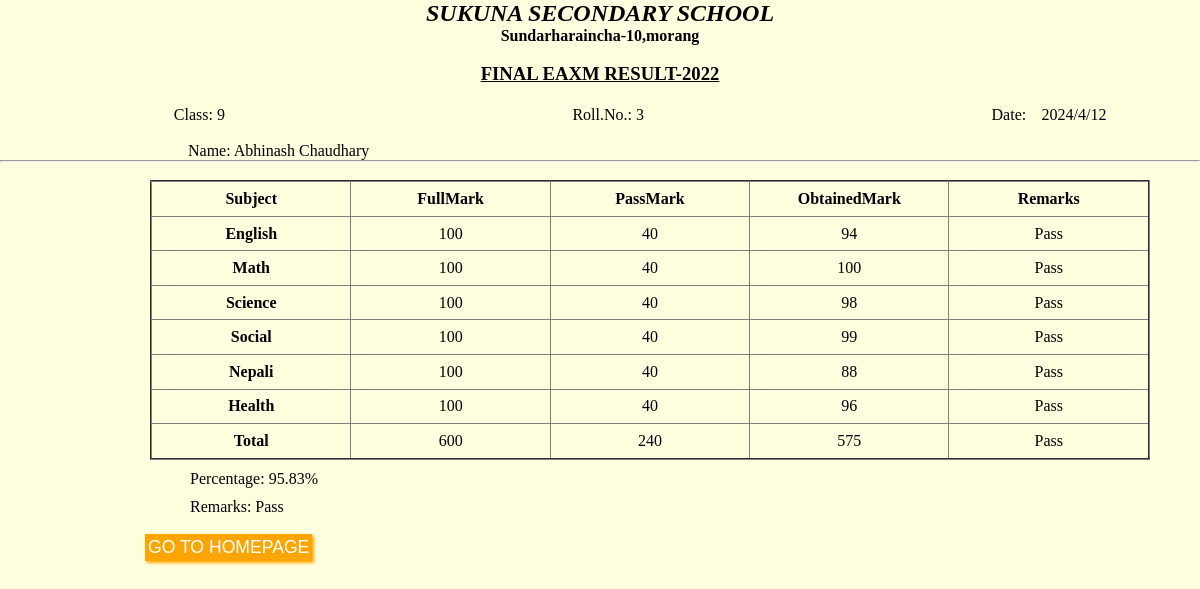
Screenshot of /resultDetails/3 with the database file from the repository.
### STUDENT_RESULT/models.py (models this page shows, shortened)
class studentModel(models.Model):
    student_Name = models.CharField(max_length = 20)
    engMark = models.IntegerField(
        validators=[
            MaxValueValidator(100),
            MinValueValidator(0)
        ]
    )
    mathMark = models.IntegerField(
        validators=[
            MaxValueValidator(100),
            MinValueValidator(0)
        ])
    sciMark = models.IntegerField(
        validators=[
            MaxValueValidator(100),
            MinValueValidator(0)
        ])
    socMark = models.IntegerField(
        validators=[
            MaxValueValidator(100),
            MinValueValidator(0)
        ])
    nepMark = models.IntegerField(
        validators=[
            MaxValueValidator(100),
            MinValueValidator(0)
        ])
    heaMark = models.IntegerField(
        validators=[
            MaxValueValidator(100),
            MinValueValidator(0)
        ])
    def total(self):
        return f"{self.engMark + self.mathMark + self.sciMark + self.socMark + self.nepMark + self.heaMark}"
    def percent(self):
        return f"{'%.2f' % (((self.engMark + self.mathMark + self.sciMark + self.socMark + self.nepMark + self.heaMark)/600)*100)}"
    def Remarks(self):
        if(self.engMark >= 40 and self.mathMark >= 40 and self.sciMark >= 40 and self.socMark >= 40 and self.nepMark >= 40 and self.heaMark >= 40):
            return "Pass"
        else:
            return "Fail"
    def engRemarks(self):
        if(self.engMark >= 40):
            return "Pass"
        else:
            return "Fail"
    def mathRemarks(self):
        if(self.mathMark >= 40):
            return "Pass"
        else:
            return "Fail"
    def sciRemarks(self):
        if(self.sciMark >= 40):
            return "Pass"
        else:
            return "Fail"
    def socRemarks(self):
        if(self.socMark >= 40):
            return "Pass"
        else:
            return "Fail"
    def nepRemarks(self):
        if(self.nepMark >= 40):
            return "Pass"
        else:
            return "Fail"
    def heaRemarks(self):
        if(self.heaMark >= 40):
            return "Pass"
        else:
            return "Fail"

### STUDENT_RESULT/views.py (the view)
# urls.py: path('resultDetails/<int:id>',views.resultDetails, name = 'resultDetails'),
def resultDetails(request,id):
    model = studentModel.objects.filter(id = id)
    return render(request,'resultDetails.html',{'model': model})

### templates/resultDetails.html (shortened to what this page needs)
<!DOCTYPE html>
<html lang="en">
<head>
</head>
<body>
    <p class="h"><b><i>SUKUNA SECONDARY SCHOOL</i></b></p>
    <p><b> Sundarharaincha-10,morang</b></p>
    <br>
    <h3>FINAL EAXM RESULT-2022</h3>
    <div id="wrapper">
        <span>Class: 9</span> {% for mark in model %}
        <span>Roll.No.: {{mark.id}}</span> {% endfor %}
        <span>Date: <p id="demo"></p></span>
    </div>
    {% for mark in model %}
    <span id="name">Name: {{mark.student_Name}}</span> {% endfor %}
    <br>
    <hr>
    <br>
    <table id="resultDetails" border="2px solid black">
        <tr>
            <th>Subject</th>
            <th>FullMark</th>
            <th>PassMark</th>
            <th>ObtainedMark</th>
            <th>Remarks</th>
        </tr>
        <tr>
            <th>English</th>
            <td>100</td>
            <td>40</td>
            {% for mark in model %}
            <td>{{mark.engMark}}</td>
            <td>{{mark.engRemarks}}</td>
            {% endfor %}
        </tr>
        <tr>
            <th>Math</th>
            <td>100</td>
            <td>40</td>
            {% for mark in model %}
            <td>{{mark.mathMark}}</td>
            <td>{{mark.mathRemarks}}</td>
            {% endfor %}
        </tr>
        <tr>
            <th>Science</th>
            <td>100</td>
            <td>40</td>
            {% for mark in model %}
            <td>{{mark.sciMark}}</td>
            <td>{{mark.sciRemarks}}</td>
            {% endfor %}
        </tr>
        <tr>
            <th>Social</th>
            <td>100</td>
            <td>40</td>
            {% for mark in model %}
            <td>{{mark.socMark}}</td>
            <td>{{mark.socRemarks}}</td>
            {% endfor %}
        </tr>
        <tr>
            <th>Nepali</th>
            <td>100</td>
            <td>40</td>
            {% for mark in model %}
            <td>{{mark.nepMark}}</td>
            <td>{{mark.nepRemarks}}</td>
            {% endfor %}
        </tr>
        <tr>
            <th>Health</th>
            <td>100</td>
            <td>40</td>
            {% for mark in model %}
            <td>{{mark.heaMark}}</td>
            <td>{{mark.heaRemarks}}</td>
            {% endfor %}
        </tr>
        <tr>
            <th>Total</th>
            <td>600</td>
            <td>240</td>
            {% for mark in model %}
            <td>{{mark.total}}</td>
            <td>{{mark.Remarks}}</td>
            {% endfor %}
        </tr>
    </table>
    {% for mark in model %}
    <span style="display: block; margin-left: 190px; padding-top: 10px;">Percentage: {{mark.percent}}%</span>
    <span style="display: block; margin-left: 190px; padding-top: 10px;">Remarks: {{mark.Remarks}}</span> {% endfor %}
    <br>
    <a href="/"><button class="btn">GO TO HOMEPAGE</button></a>
</body>
</html>

### templates/resultDetails.html (style rules this page uses)
* { margin: 0; padding: 0; }
.btn { display: inline-block; margin-top: -1rem; background: var(--orange); color: #fff; padding: -0.2rem 3rem; border: .2rem solid var(--orange); cursor: pointer; font-size: 1.1rem; text-decoration: none; box-shadow: 2px 2px 3px var(--orange); margin: 0 145px; }
:root { --orange: #ffa500; }
body { background: #ffffe0; }
.h { text-align: center; font-size: 1.5rem; }
p { text-align: center; }
h3 { text-align: center; text-decoration: underline; }
a { text-decoration: none; font-size: 17px; color: black; }
#wrapper { margin-top: 21px; display: flex; justify-content: space-around; align-items: center; }
#name { margin-left: 188px; position: relative; margin-top: 18px; display: inline-block; }
#resultDetails { width: 1000px; height: 280px; margin-left: 150px; border-collapse: collapse; }
tr th { width: 150px; }
tr td { text-align: center; }
#demo { position: absolute; margin-top: -18px; margin-left: 50px; }

### rows the page displays
studentModel: id "3", student_Name "Abhinash Chaudhary", engMark "94", engRemarks "Pass", mathMark "100", mathRemarks "Pass", sciMark "98", sciRemarks "Pass", socMark "99", socRemarks "Pass", nepMark "88", nepRemarks "Pass", heaMark "96", heaRemarks "Pass", total "575", Remarks "Pass", percent "95.83"
